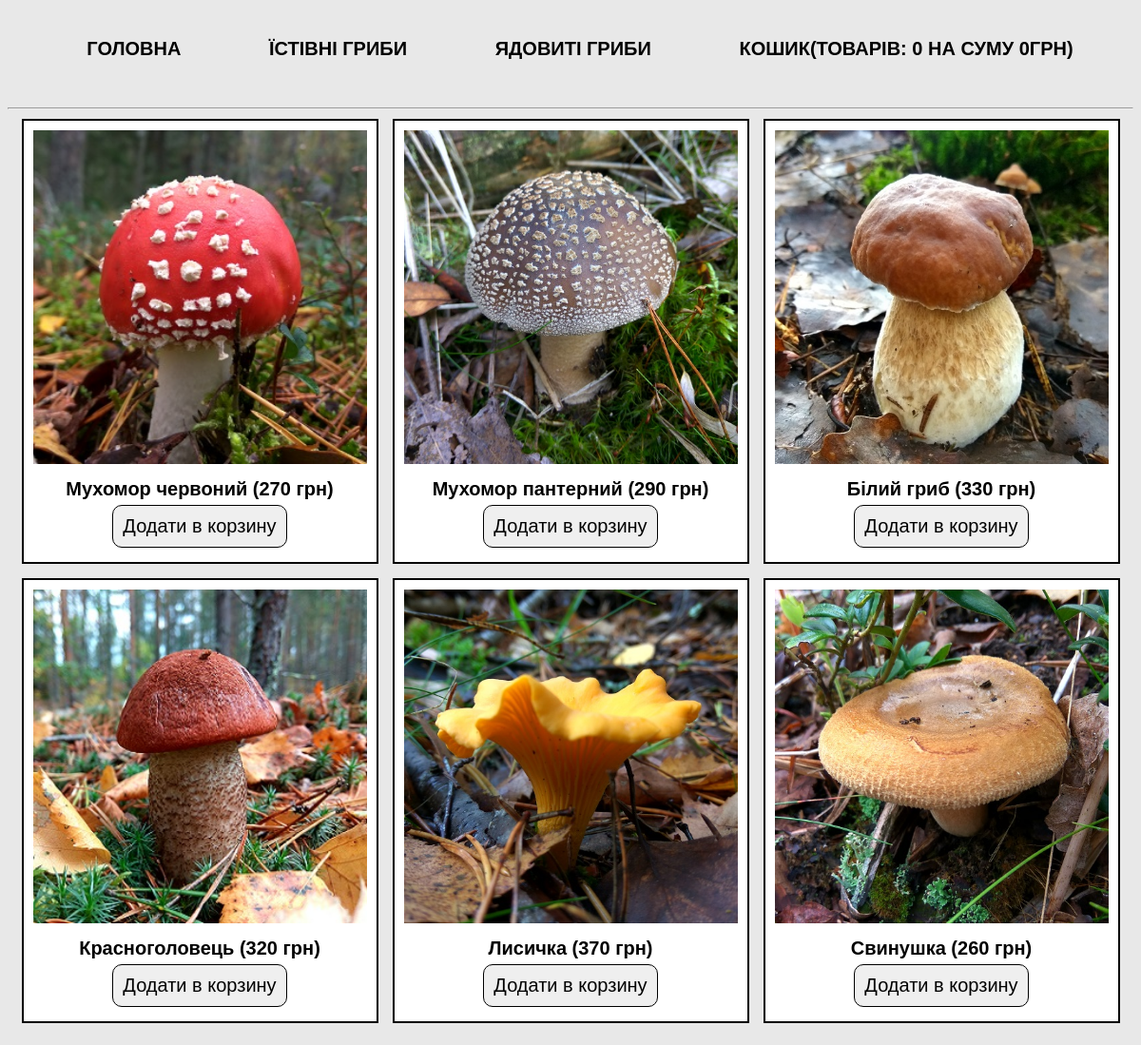
The page / on the database its author committed.
### tables this page shows
CREATE TABLE `categories` (
  `id` int(11) NOT NULL,
  `name` varchar(255) NOT NULL,
  `ukr_name` varchar(255) NOT NULL
);

CREATE TABLE `products` (
  `id` int(11) NOT NULL,
  `title` varchar(255) NOT NULL,
  `category_id` int(11) NOT NULL,
  `price` int(11) NOT NULL,
  `ukr_name` varchar(255) NOT NULL,
  `image` varchar(255) NOT NULL,
  `description` text NOT NULL
);

### index.php (the view)
<?php require_once 'parts/header.php';
    if (isset($_GET['category'])) {
        $current_category = $_GET['category'];
        $products = $connect->query("
            SELECT *
            FROM categories
            JOIN products
			ON products.category_id = categories.id
			WHERE name = '$current_category'
            ")->fetchAll(PDO::FETCH_ASSOC);
        if (!$products) die("Категорія не знайдена!");
    } else {
        $products = $connect->query("
            SELECT *
            FROM products
            ")->fetchAll(PDO::FETCH_ASSOC);
    }
?>
<div class="main">
    <?php foreach ($products as $product) { ?>
    <div class="card">
        <a href="product.php?product=<?php echo $product['title']; ?>">
            <img src="img/<?php echo $product['image']; ?>"
                alt="<?php echo $product['ukr_name']; ?>">
        </a>
        <div class="label">
            <?php echo $product['ukr_name']; ?> (<?php echo $product['price']; ?> грн)
        </div>
        <?php require 'parts/add-form.php'; ?>
    </div>
    <?php } ?>
</div>
</body>
</html>

### parts/header.php (shortened to what this page needs)
<?php
require_once 'db/db.php';
$categories = $connect->query("
	SELECT *
	FROM categories
	")->fetchAll(PDO::FETCH_ASSOC);
?>
<!doctype html>
<html lang="uk">
<head>
	<link rel="stylesheet" href="css/style.css">
</head>
<body>
<nav>
	<ul>
		<li><a href="index.php">
			Головна
		</a></li>
		<?php foreach ($categories as $category) { ?>
		<li><a href="index.php?category=<?php echo $category['name']; ?>">
			<?php echo $category['ukr_name']; ?>
		</a></li>
		<?php } ?>
		<li><a href="cart.php">
			Кошик(Товарів: <?php echo $_SESSION['total_quantity'] ? $_SESSION['total_quantity'] : 0; ?>
			на суму <?php echo $_SESSION['total_price'] ? $_SESSION['total_price'] : 0; ?>грн)
		</a></li>
	</ul>
</nav>
<hr>

### parts/add-form.php (shortened to what this page needs)
<form method="post" action="actions/add.php">
    <button type="submit">Додати в корзину</button>
</form>

### css/style.css (style rules this page uses)
* { font-family: 'Arial', sans-serif; font-size: 20px; }
body { margin-top: 20px; background-color: #e8e8e8; }
a { text-decoration: none; text-transform: uppercase; color: #000000; transition: all .3s; }
input, button { margin: 5px auto; border: none; padding: 10px; transition: all .3s; }
input[type=submit], button { border-radius: 10px; border: 1px solid black; display: block; cursor: pointer; }
label, .label { margin-top: 10px; font-weight: 700; }
img { width: 100%; }
.main, nav { max-width: 1170px; margin: auto; display: flex; flex-wrap: wrap; justify-content: space-around; }
nav ul { display: flex; flex-wrap: wrap; list-style: none; width: 100%; justify-content: space-around; font-weight: 700; }
nav li { margin-bottom: 20px; margin-right: 20px; }
.card { margin-bottom: 15px; width: 30%; min-width: 220px; padding: 10px; border: 2px solid black; text-align: center; background-color: #fff; }

### rows shown on the page
categories: ukr_name "ЇСТІВНІ ГРИБИ"
categories: ukr_name "ЯДОВИТІ ГРИБИ"
products: image (picture), ukr_name "Мухомор червоний", price "270"
products: image (picture), ukr_name "Мухомор пантерний", price "290"
products: image (picture), ukr_name "Білий гриб", price "330"
products: image (picture), ukr_name "Красноголовець", price "320"
products: image (picture), ukr_name "Лисичка", price "370"
products: image (picture), ukr_name "Свинушка", price "260"
